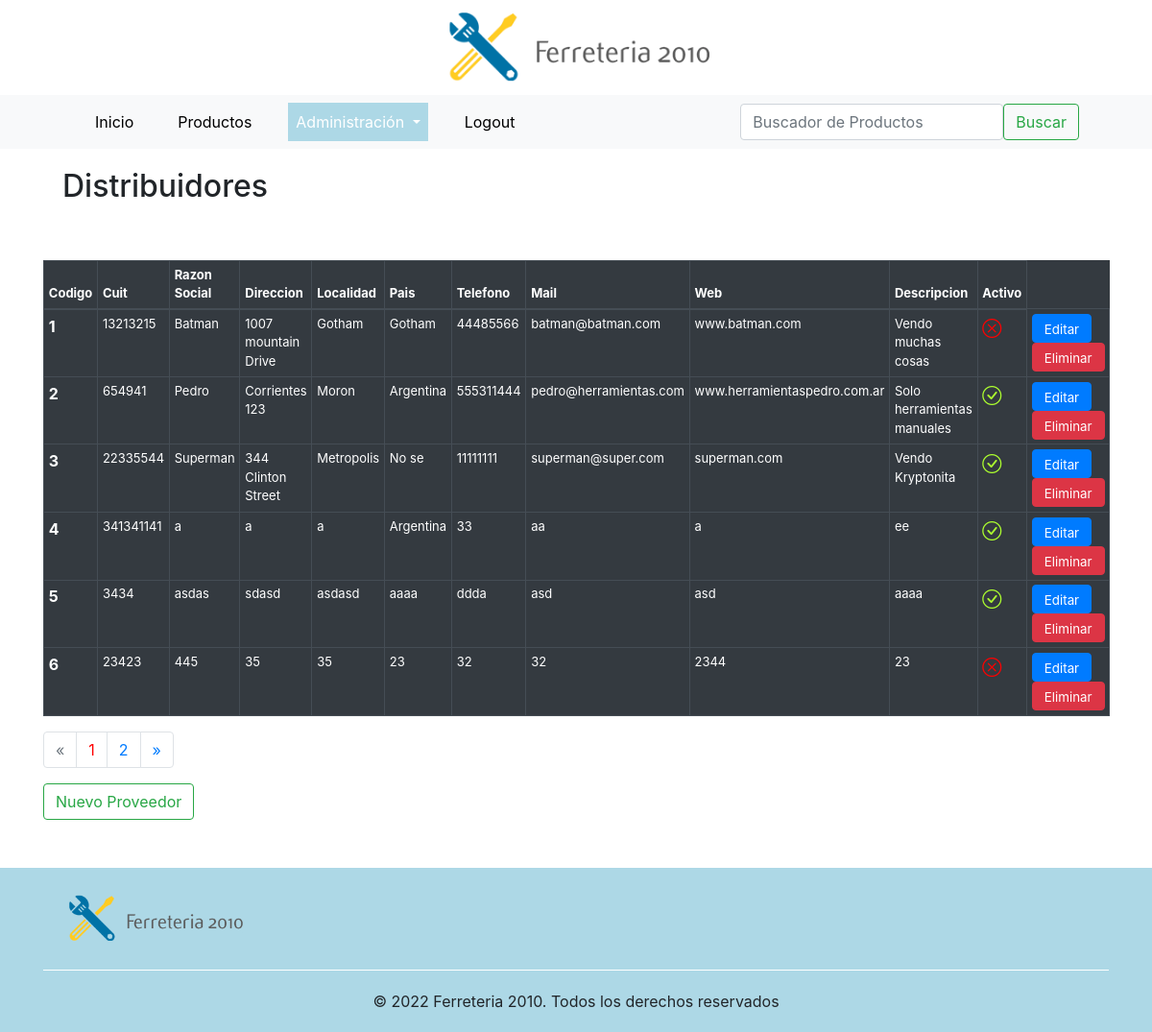
The page /productos/distribuidores/ (signed in) on the database its author committed.
### productos/models.py (models this page shows, shortened)
class Distribuidores(models.Model):
    razon_social = models.CharField(max_length=200)
    direccion = models.CharField(max_length=100)
    localidad = models.CharField(max_length=100)
    pais = models.CharField(max_length=100)
    telefono = models.CharField(max_length=100)
    mail = models.CharField(max_length=100)
    web = models.CharField(max_length=100)
    cuit = models.IntegerField(unique=True)
    descripcion = models.CharField(max_length=200, blank=True, default='')
    active = models.BooleanField(default=True)
    class Meta:
        verbose_name = 'Distribuidor'
        verbose_name_plural = 'Distribuidores'

### productos/views.py (the view)
# urls.py: path('distribuidores/', list_distribuidor, name='distribuidores'),
def list_distribuidor(request):
    if request.user.is_authenticated:
        distribuidores = Distribuidores.objects.all()
        context = paginator(request, distribuidores, 6)
        return render(request, 'distribuidores/distribuidores.html', context=context)
    else:
        return redirect('index')

### productos/views.py (called while the page is built)
def usuario_logueado(request):
    if request.user.is_authenticated:
        username  = request.user.username
        id_usuario = User.objects.filter(username__icontains = username).values('id')
        lista_grupo = list(Group.objects.filter(user__in = id_usuario).values_list('name', flat=True))
        for grupo in lista_grupo:
            if grupo == 'Ferreteria':
                return True
            else:
                return False
    else:
        return False

def paginator(request, object, item):
    grupo = usuario_logueado(request)
    pag = request.GET.get('page', 1)
    paginator = Paginator(object, item)
    try:
        resultados = paginator.page(pag)
    except PageNotAnInteger:
        resultados = paginator.page(1)
    except EmptyPage:
        resultados = paginator.page(paginator.num_pages)
    context = {'object_list':resultados, 'grupo':grupo}
    return context

### templates/distribuidores/distribuidores.html (shortened to what this page needs)
{% extends 'base.html' %}
{% load static %}
{% block nav_administracion_activo %}active{% endblock %}
{% block contenido %}
<div class="titulo_seccion"><h2>Distribuidores</h2></div>
<div class="table-responsive-xl">
<table class="table table-hover table-dark table-bordered table-sm" width="Auto">
    <thead>
      <tr>
        <th scope="col" style="width: Auto; font-size: small">Codigo</th>
        <th scope="col" style="width: Auto; font-size: small">Cuit</th>
        <th scope="col" style="width: Auto; font-size: small">Razon Social</th>
        <th scope="col" style="width: Auto; font-size: small">Direccion</th>
        <th scope="col" style="width: Auto; font-size: small">Localidad</th>
        <th scope="col" style="width: Auto; font-size: small">Pais</th>
        <th scope="col" style="width: Auto; font-size: small">Telefono</th>
        <th scope="col" style="width: Auto; font-size: small">Mail</th>
        <th scope="col" style="width: Auto; font-size: small">Web</th>
        <th scope="col" style="width: Auto; font-size: small">Descripcion</th>
        <th scope="col" style="width: Auto; font-size: small">Activo</th>
      </tr>
    </thead>
    <tbody>
        {% for distribuidor in object_list %}
            <tr>
            <th scope="row">{{distribuidor.id}}</th>
            <td style="width: Auto; font-size: small">{{ distribuidor.cuit }}</td>
            <td style="width: Auto; font-size: small">{{distribuidor.razon_social}}</td>
            <td style="width: Auto; font-size: small">{{distribuidor.direccion}}</td>
            <td style="width: Auto; font-size: small">{{distribuidor.localidad}}</td>
            <td style="width: Auto; font-size: small">{{distribuidor.pais}}</td>
            <td style="width: Auto; font-size: small">{{distribuidor.telefono}}</td>
            <td style="width: Auto; font-size: small">{{distribuidor.mail}}</td>
            <td style="width: Auto; font-size: small">{{distribuidor.web}}</td>
            <td style="width: Auto; font-size: small">{{distribuidor.descripcion}}</td>
            {% if distribuidor.active == True %}
                <td style="width: Auto; font-size: small"><i class="bi bi-check-circle" style="text-align:right; font-size:20px; color:greenyellow"></i></td>
            {% else %}
                <td style="width: Auto; font-size: small"><i class="bi bi-x-circle" style="text-align:right; font-size:20px; color:red"></i></td>
            {% endif %}
            <td>
                <a href="/productos/update-distribuidor/{{distribuidor.id}}" class="btn btn-primary" style="width: Auto; height: 30px ;font-size: smaller">Editar</a>
                <a href="/productos/delete-distribuidor/{{distribuidor.id}}" class="btn btn-danger" style="width: Auto; height: 30px; font-size: smaller">Eliminar</a></td>
            </tr>
        {% endfor%}
    </tbody>
  </table>
  <div class="pagination" >
    {% if object_list.has_other_pages %}
    <nav>
      <ul class="pagination justify-content-center">
        {% if object_list.has_previous %}
          <li class="page-item">
            <a class="page-link" href="?page={{ object_list.previous_page_number }}" aria-label="Anterior">
              <span aria-hidden="true">&laquo;</span>
            </a>
          </li>
        {% else %}
          <li class="page-item disabled">
              <span class="page-link" aria-hidden="true">&laquo;</span>
          </li>
        {% endif %}
        {% for p in object_list.paginator.page_range %}
          {% if object_list.number == p %}
            <li class="page-item"><a class="page-link" style="color: red;" href="#">{{ p }}</a></li>
          {% else %}
            <li class="page-item"><a class="page-link" href="?page={{ p }}">{{ p }}</a></li>
          {% endif %}
        {% endfor %}
        {% if object_list.has_next %}
          <li class="page-item">
            <a class="page-link" href="?page={{ object_list.next_page_number }}" aria-label="Siguiente">
              <span aria-hidden="true">&raquo;</span>
            </a>
          </li>
        {% else %}
          <li class="page-item disabled">
            <span class="page-link" aria-hidden="true">&raquo;</span>
          </li>
        {% endif %}
    </ul>
    </nav>
  {% endif %}
</div>
</div class="text-right">
  <a href="/productos/create-distribuidor" class="btn btn-outline-success">Nuevo Proveedor </a>
</div>
{% endblock %}

### productos/static/assets/css/custom.css (style rules this page uses)
.titulo_seccion { border-radius: 1px solid #cecece; padding: 20px; margin-bottom: 30px; }

### rows shown on the page
Distribuidores: id "1", cuit "13213215", razon_social "Batman", direccion "1007 mountain Drive", localidad "Gotham", pais "Gotham", telefono "44485566", mail "batman@batman.com", web "www.batman.com", descripcion "Vendo muchas cosas", active False (drawn)
Distribuidores: id "2", cuit "654941", razon_social "Pedro", direccion "Corrientes 123", localidad "Moron", pais "Argentina", telefono "555311444", mail "pedro@herramientas.com", web "www.herramientaspedro.com.ar", descripcion "Solo herramientas manuales", active True (drawn)
Distribuidores: id "3", cuit "22335544", razon_social "Superman", direccion "344 Clinton Street", localidad "Metropolis", pais "No se", telefono "11111111", mail "superman@super.com", web "superman.com", descripcion "Vendo Kryptonita", active True (drawn)
Distribuidores: id "4", cuit "341341141", razon_social "a", direccion "a", localidad "a", pais "Argentina", telefono "33", mail "aa", web "a", descripcion "ee", active True (drawn)
Distribuidores: id "5", cuit "3434", razon_social "asdas", direccion "sdasd", localidad "asdasd", pais "aaaa", telefono "ddda", mail "asd", web "asd", descripcion "aaaa", active True (drawn)
Distribuidores: id "6", cuit "23423", razon_social "445", direccion "35", localidad "35", pais "23", telefono "32", mail "32", web "2344", descripcion "23", active False (drawn)

### other values the page prints
{{ p }} "1"
{{ p }} "2"
